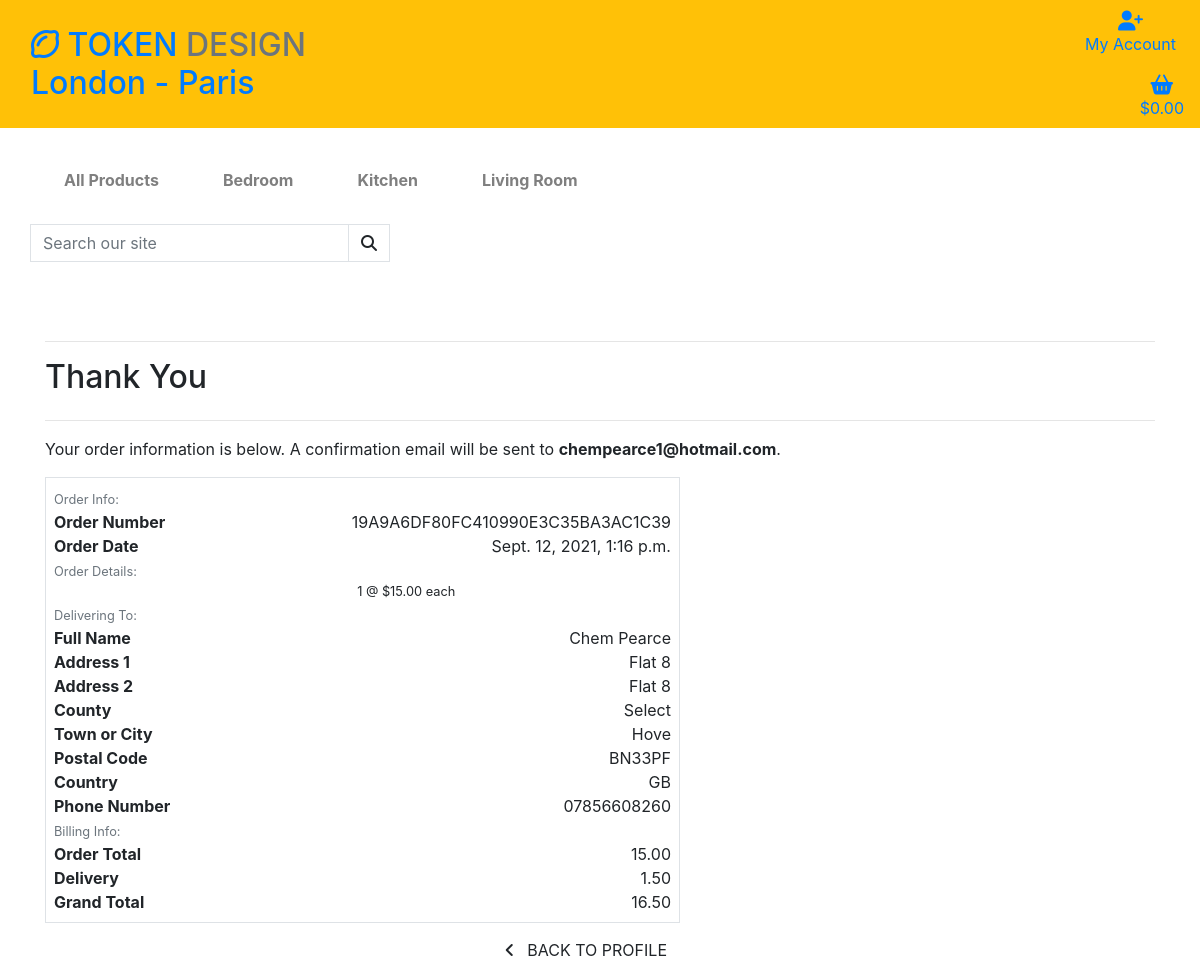
The page /profile/order_history/19A9A6DF80FC410990E3C35BA3AC1C39 on the database its author committed.
### checkout/models.py (models this page shows, shortened)
class Order(models.Model):
    order_number = models.CharField(max_length=32, null=False, editable=False)
    user_profile = models.ForeignKey(UserProfile, on_delete=models.SET_NULL,
                                     null=True, blank=True, related_name='orders')
    full_name = models.CharField(max_length=50, null=False, blank=False)
    email = models.EmailField(max_length=254, null=False, blank=False)
    phone_number = models.CharField(max_length=20, null=False, blank=False)
    country = CountryField(blank_label='Country *', null=False, blank=False)
    postcode = models.CharField(max_length=20, null=True, blank=True)
    town_or_city = models.CharField(max_length=40, null=False, blank=False)
    street_address1 = models.CharField(max_length=80, null=False, blank=False)
    street_address2 = models.CharField(max_length=80, null=True, blank=True)
    county = models.CharField(max_length=80, null=True, blank=True)
    date = models.DateTimeField(auto_now_add=True)
    delivery_cost = models.DecimalField(max_digits=6, decimal_places=2, null=False, default=0)
    order_total = models.DecimalField(max_digits=10, decimal_places=2, null=False, default=0)
    grand_total = models.DecimalField(max_digits=10, decimal_places=2, null=False, default=0)
    original_cart = models.TextField(null=False, blank=False, default='')
    stripe_pid = models.CharField(max_length=254, null=False, blank=False, default='')

class OrderLineItem(models.Model):
    order = models.ForeignKey(Order, null=False, blank=False, on_delete=models.CASCADE, related_name='lineitems')
    product = models.ForeignKey(Product, null=False, blank=False, on_delete=models.CASCADE)
    quantity = models.IntegerField(null=False, blank=False, default=0)
    lineitem_total = models.DecimalField(max_digits=6, decimal_places=2, null=False, blank=False, editable=False)

### products/models.py (models this page shows, shortened)
class Product(models.Model):
    category = models.ForeignKey('Category', null=True, blank=True, on_delete=models.SET_NULL)
    sku = models.CharField(max_length=254, null=True, blank=True)
    name = models.CharField(max_length=254)
    description = models.TextField()
    price = models.DecimalField(max_digits=6, decimal_places=2)
    rating = models.DecimalField(max_digits=6, decimal_places=2, null=True, blank=True)
    image_url = models.URLField(max_length=1024, null=True, blank=True)
    image = models.ImageField(null=True, blank=True)

### profiles/views.py (the view)
# urls.py: path('order_history/<order_number>', views.order_history, name='order_history')
def order_history(request, order_number):
    order = get_object_or_404(Order, order_number=order_number)
    messages.info(request, (
        f'This is a past confirmation for order number {order_number}. '
        'A confirmation email was sent on the order date.'
    ))
    template = 'checkout/checkout_success.html'
    context = {
        'order': order,
        'from_profile': True,
    }
    return render(request, template, context)

### shopping_cart/contexts.py (called while the page is built, shortened)
def cart_contents(request):
    cart_items = []
    total = 0
    product_count = 0
    shopping_cart = request.session.get('shopping_cart', {})
    if total < settings.FREE_DELIVERY_POINT:
        delivery = total * Decimal(settings.STANDARD_DELIVERY_PERCENTAGE / 100)
        free_delivery_delta = settings.FREE_DELIVERY_POINT - total
    else:
        delivery = 0
        free_delivery_delta = 0
    grand_total = delivery + total
    context = {
        'cart_items': cart_items,
        'total': total,
        'product_count': product_count,
        'delivery': delivery,
        'free_delivery_delta': free_delivery_delta,
        'free_delivery_point': settings.FREE_DELIVERY_POINT,
        'grand_total': grand_total,
    }
    return context

### checkout/templates/checkout/checkout_success.html (shortened to what this page needs)
{% extends "base.html" %}
{% load static %}
{% block extra_css %}
    <link rel="stylesheet" href="{% static 'checkout/css/checkout.css' %}">
{% endblock %}
{% block content %}
    <div class="container checkout-container">
        <div class="row">
            <div class="col">
                <hr>
                <h2 class="logo-font mb-4">Thank You</h2>
                <hr>
                <p class="text-black">Your order information is below. A confirmation email will be sent to <strong>{{ order.email }}</strong>.</p>
            </div>
        </div>
        <div class="row">
            <div class="col-12 col-lg-7">
                <div class="order-confirmation-wrapper p-2 border">
                    <div class="row">
                        <div class="col">
                            <small class="text-muted">Order Info:</small>
                        </div>
                    </div>
                    <div class="row">
                        <div class="col-12 col-md-4">
                            <p class="mb-0 text-black font-weight-bold">Order Number</p>
                        </div>
                        <div class="col-12 col-md-8 text-md-right">
                            <p class="mb-0">{{ order.order_number }}</p>
                        </div>
                    </div>
                    <div class="row">
                        <div class="col-12 col-md-4">
                            <p class="mb-0 text-black font-weight-bold">Order Date</p>
                        </div>
                        <div class="col-12 col-md-8 text-md-right">
                            <p class="mb-0">{{ order.date }}</p>
                        </div>
                    </div>
                    <div class="row">
                        <div class="col">
                            <small class="text-muted">Order Details:</small>
                        </div>
                    </div>
                    {% for item in order.lineitems.all %}
                    <div class="row">
                        <div class="col-12 col-md-8 text-md-right">
                            <p class="small mb-0">{{ item.quantity }} @ ${{ item.product.price }} each</p>
                        </div>
                    </div>
                    {% endfor %}
                    <div class="row">
                        <div class="col">
                            <small class="text-muted">Delivering To:</small>
                        </div>
                    </div>
                    <div class="row">
                        <div class="col-12 col-md-4">
                            <p class="mb-0 text-black font-weight-bold">Full Name</p>
                        </div>
                        <div class="col-12 col-md-8 text-md-right">
                            <p class="mb-0">{{ order.full_name }}</p>
                        </div>
                    </div>
                    <div class="row">
                        <div class="col-12 col-md-4">
                            <p class="mb-0 text-black font-weight-bold">Address 1</p>
                        </div>
                        <div class="col-12 col-md-8 text-md-right">
                            <p class="mb-0">{{ order.street_address1 }}</p>
                        </div>
                    </div>
                    {% if order.street_address2 %}
                    <div class="row">
                        <div class="col-12 col-md-4">
                            <p class="mb-0 text-black font-weight-bold">Address 2</p>
                        </div>
                        <div class="col-12 col-md-8 text-md-right">
                            <p class="mb-0">{{ order.street_address1 }}</p>
                        </div>
                    </div>
                    {% endif %}
                    {% if order.county %}
                    <div class="row">
                        <div class="col-12 col-md-4">
                            <p class="mb-0 text-black font-weight-bold">County</p>
                        </div>
                        <div class="col-12 col-md-8 text-md-right">
                            <p class="mb-0">{{ order.county }}</p>
                        </div>
                    </div>
                    {% endif %}
                    <div class="row">
                        <div class="col-12 col-md-4">
                            <p class="mb-0 text-black font-weight-bold">Town or City</p>
                        </div>
                        <div class="col-12 col-md-8 text-md-right">
                            <p class="mb-0">{{ order.town_or_city }}</p>
                        </div>
                    </div>
                    {% if order.postcode %}
                    <div class="row">
                        <div class="col-12 col-md-4">
                            <p class="mb-0 text-black font-weight-bold">Postal Code</p>
                        </div>
                        <div class="col-12 col-md-8 text-md-right">
                            <p class="mb-0">{{ order.postcode }}</p>
                        </div>
                    </div>
                    {% endif %}
                    <div class="row">
                        <div class="col-12 col-md-4">
                            <p class="mb-0 text-black font-weight-bold">Country</p>
                        </div>
                        <div class="col-12 col-md-8 text-md-right">
                            <p class="mb-0">{{ order.country }}</p>
                        </div>
                    </div>
                    <div class="row">
                        <div class="col-12 col-md-4">
                            <p class="mb-0 text-black font-weight-bold">Phone Number</p>
                        </div>
                        <div class="col-12 col-md-8 text-md-right">
                            <p class="mb-0">{{ order.phone_number }}</p>
                        </div>
                    </div>
                    <div class="row">
                        <div class="col">
                            <small class="text-muted">Billing Info:</small>
                        </div>
                    </div>
                    <div class="row">
                        <div class="col-12 col-md-4">
                            <p class="mb-0 text-black font-weight-bold">Order Total</p>
                        </div>
                        <div class="col-12 col-md-8 text-md-right">
                            <p class="mb-0">{{ order.order_total }}</p>
                        </div>
                    </div>
                    <div class="row">
                        <div class="col-12 col-md-4">
                            <p class="mb-0 text-black font-weight-bold">Delivery</p>
                        </div>
                        <div class="col-12 col-md-8 text-md-right">
                            <p class="mb-0">{{ order.delivery_cost }}</p>
                        </div>
                    </div>
                    <div class="row">
                        <div class="col-12 col-md-4">
                            <p class="mb-0 text-black font-weight-bold">Grand Total</p>
                        </div>
                        <div class="col-12 col-md-8 text-md-right">
                            <p class="mb-0">{{ order.grand_total }}</p>
                        </div>
                    </div>
                </div>
            </div>
        </div>
        <div class="row">
			<div class="col-12 col-lg-7 text-right">
                {% if from_profile %}
                    <a href="{% url 'profile' %}" class="btn btn-black rounded-0 my-2">
                        <span class="icon mr-2">
                            <i class="fas fa-angle-left"></i>
                        </span>
                        <span class="text-uppercase">Back to Profile</span>
                    </a>
                {% else %}
                    <a href="{% url 'products' %}?" class="btn btn-black rounded-0 my-2">
                        <span class="icon mr-2">
                            <i class="fas fa-gifts"></i>
                        </span>
                    </a>
                {% endif %}
			</div>
		</div>
    </div>
{% endblock %}

### checkout/static/checkout/css/checkout.css (style rules this page uses)
.checkout-container { margin-top:100px; }

### rows shown on the page
Order: email "chempearce1@hotmail.com", order_number "19A9A6DF80FC410990E3C35BA3AC1C39", date "Sept. 12, 2021, 1:16 p.m.", full_name "Chem Pearce", street_address1 "Flat 8", county "Select", town_or_city "Hove", postcode "BN33PF", country "GB", phone_number "07856608260", order_total "15.00", delivery_cost "1.50", grand_total "16.50"
OrderLineItem: quantity "1", product.price "15.00"
